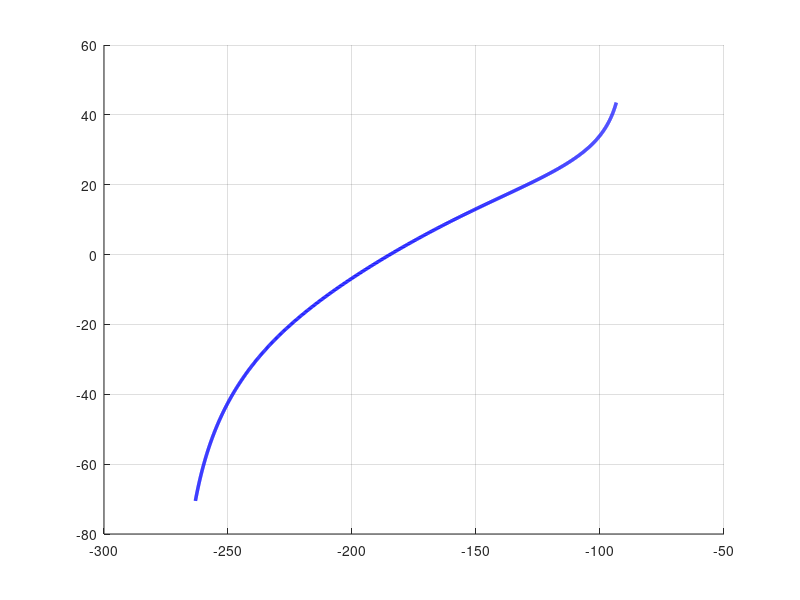

MATLAB code for this plot: (Note: this script raises an error after producing the figure.)
%% Nichols Plot Analysis: G(jw) and -1/N(A,w)
% Plots the frequency response of a linear plant against a family of 
% amplitude- and frequency-dependent describing function trajectories.
clear; clc; close all;

%% 1. Define Linear Plant G(jw)
% Example: Third-order plant G(s) = K / (s * (0.5*s + 1) * (0.1*s + 1))
K = 15;
w = logspace(-1, 2, 1000);          % Frequency vector (rad/s)
s = 1i * w;
G_jw = K ./ (s .* (0.5*s + 1) .* (0.1*s + 1));

% Convert Plant to Nichols Coordinates
mag_G_dB = 20 * log10(abs(G_jw));
phase_G_deg = rad2deg(angle(G_jw));

% Map phase continuously into the standard [-360, 0] Nichols window
phase_G_deg = mod(phase_G_deg, 360);
phase_G_deg(phase_G_deg > 0) = phase_G_deg(phase_G_deg > 0) - 360;

%% 2. Define Describing Function N(A, w)
% To demonstrate N(A,w), we use a Backlash nonlinearity (half-width 'b') 
% combined with an unmodeled time delay 'tau' (adds frequency-dependent phase lag).
b = 0.5;                            % Backlash dead-band half-width
tau = 0.04;                         % Time delay in seconds

% Backlash Describing Function N_b(A) valid for A > b
N_backlash = @(A) (1/pi) * (pi/2 + asin(1 - 2*b./A) + ...
    2*(1 - 2*b./A).*sqrt(b./A.*(1 - b./A))) ...
    - 1i * (4*b ./ (pi*A)) .* (1 - b./A);

% Total N(A, w) with frequency-dependent phase shift: N_b(A) * exp(-j*w*tau)
N_DF = @(A, w_val) N_backlash(A) .* exp(-1i * w_val * tau);

%% 3. Evaluate Family of -1/N(A, w) Trajectories
A_vec = linspace(b + 0.01, 5, 300); % Amplitude vector (> b)
w_samples = [1, 2, 3.5, 5, 7];      % Specific frequencies to evaluate N(A, w)

%% 4. Plotting on Nichols Chart
figure('Name', 'Nichols Plot: G(jw) vs -1/N(A,w)', 'Color', 'w', 'Position', [100, 100, 850, 600]);
hold on; grid on;

% Plot Linear Plant G(jw)
plot(phase_G_deg, mag_G_dB, 'b-', 'LineWidth', 2.5, 'DisplayName', 'Plant G(j\omega)');

% Plot -1/N(A, w) family of curves for constant frequencies
colors = parula(length(w_samples) + 2);
for i = 1:length(w_samples)
    w_val = w_samples(i);

    % Compute negative inverse describing function
    neg_inv_N = -1 ./ N_DF(A_vec, w_val);

    % Convert to Nichols Coordinates (dB and Degrees)
    mag_N_dB = 20 * log10(abs(neg_inv_N));
    phase_N_deg = rad2deg(angle(neg_inv_N));

    % Ensure phase aligns near the -180 degree critical axis
    phase_N_deg = mod(phase_N_deg, 360);
    phase_N_deg(phase_N_deg > 0) = phase_N_deg(phase_N_deg > 0) - 360;

    % Plot trajectory for this specific frequency
    plot(phase_N_deg, mag_N_dB, '--', 'LineWidth', 1.8, 'Color', colors(i,:), ...
        'DisplayName', sprintf('-1/N(A, \\omega = %.1f rad/s)', w_val));

    % Mark the direction of increasing amplitude A with an arrow/marker at A = 1.5
    idx_marker = find(A_vec >= 1.5, 1);
    plot(phase_N_deg(idx_marker), mag_N_dB(idx_marker), 'o', 'Color', colors(i,:), ...
        'MarkerFaceColor', colors(i,:), 'HandleVisibility', 'off');
end

% Highlight the Critical Point (-180 deg, 0 dB)
plot(-180, 0, 'r+', 'MarkerSize', 10, 'LineWidth', 2, 'DisplayName', 'Critical Point (-180^\circ, 0 dB)');

%% 5. Chart Formatting & Grid Overlay
xlabel('Open-Loop Phase (degrees)', 'FontWeight', 'bold', 'FontSize', 11);
ylabel('Open-Loop Magnitude (dB)', 'FontWeight', 'bold', 'FontSize', 11);
title('Nichols Plot: Harmonic Balance Analysis G(j\omega) = -1/N(A,\omega)', 'FontSize', 12);
axis([-300, -60, -30, 30]);         % Focus on the intersection region
legend('Location', 'northeast', 'FontSize', 10);

% Overlay standard Nichols grid if Control System Toolbox is available
if license('test', 'Control_Toolbox')
    ngrid; 
    set(findall(gcf,'String','0 dB'),'String',''); % Clean up overlapping grid labels if necessary
end
hold off;
